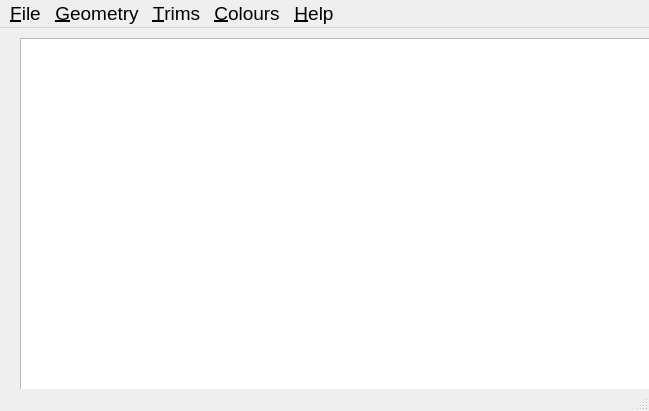
<?xml version="1.0" encoding="UTF-8"?>
<ui version="4.0">
 <class>setgeommain</class>
 <widget class="QMainWindow" name="setgeommain">
  <property name="geometry">
   <rect>
    <x>0</x>
    <y>0</y>
    <width>649</width>
    <height>411</height>
   </rect>
  </property>
  <property name="windowTitle">
   <string>Set up geometry</string>
  </property>
  <widget class="QWidget" name="centralwidget">
   <widget class="QListWidget" name="geomlist">
    <property name="geometry">
     <rect>
      <x>20</x>
      <y>10</y>
      <width>641</width>
      <height>361</height>
     </rect>
    </property>
    <property name="font">
     <font>
      <pointsize>13</pointsize>
     </font>
    </property>
    <property name="toolTip">
     <string>This is a list of the current geometries</string>
    </property>
   </widget>
  </widget>
  <widget class="QMenuBar" name="menubar">
   <property name="geometry">
    <rect>
     <x>0</x>
     <y>0</y>
     <width>649</width>
     <height>27</height>
    </rect>
   </property>
   <property name="font">
    <font>
     <pointsize>14</pointsize>
    </font>
   </property>
   <widget class="QMenu" name="menu_File">
    <property name="title">
     <string>&amp;File</string>
    </property>
    <addaction name="action_New_config"/>
    <addaction name="action_Load_working_config"/>
    <addaction name="action_Load_config"/>
    <addaction name="separator"/>
    <addaction name="action_Save_working_config"/>
    <addaction name="action_Save_config"/>
    <addaction name="action_Save_config_as"/>
    <addaction name="separator"/>
    <addaction name="action_Quit"/>
   </widget>
   <widget class="QMenu" name="menu_Grayscale">
    <property name="title">
     <string>&amp;Geometry</string>
    </property>
    <addaction name="action_Create_Geometry"/>
    <addaction name="action_Clone_Geometry"/>
    <addaction name="action_Edit_Geometry"/>
    <addaction name="action_Delete_Geometry"/>
   </widget>
   <widget class="QMenu" name="menu_Help">
    <property name="title">
     <string>&amp;Help</string>
    </property>
    <addaction name="action_about_GSetgeom"/>
   </widget>
   <widget class="QMenu" name="menu_Trims">
    <property name="title">
     <string>&amp;Trims</string>
    </property>
    <addaction name="action_Edit_Trims"/>
    <addaction name="action_Edit_Limits"/>
   </widget>
   <widget class="QMenu" name="menu_Colours">
    <property name="title">
     <string>&amp;Colours</string>
    </property>
    <addaction name="action_Set_RA_and_Dec_Colours"/>
   </widget>
   <addaction name="menu_File"/>
   <addaction name="menu_Grayscale"/>
   <addaction name="menu_Trims"/>
   <addaction name="menu_Colours"/>
   <addaction name="menu_Help"/>
  </widget>
  <widget class="QStatusBar" name="statusbar"/>
  <action name="action_Load_config">
   <property name="text">
    <string>&amp;Load config</string>
   </property>
   <property name="toolTip">
    <string>Open a configureation file</string>
   </property>
   <property name="statusTip">
    <string>Open a configureation file</string>
   </property>
   <property name="font">
    <font>
     <pointsize>14</pointsize>
    </font>
   </property>
   <property name="shortcut">
    <string>Ctrl+O</string>
   </property>
  </action>
  <action name="action_Save_config">
   <property name="text">
    <string>&amp;Save config</string>
   </property>
   <property name="font">
    <font>
     <pointsize>14</pointsize>
    </font>
   </property>
   <property name="shortcut">
    <string>Ctrl+S</string>
   </property>
  </action>
  <action name="action_Save_config_as">
   <property name="text">
    <string>Save config &amp;as</string>
   </property>
   <property name="toolTip">
    <string>Save config in aplternative file</string>
   </property>
   <property name="statusTip">
    <string>Save config in aplternative file</string>
   </property>
   <property name="font">
    <font>
     <pointsize>14</pointsize>
    </font>
   </property>
   <property name="shortcut">
    <string>Ctrl+Shift+S</string>
   </property>
  </action>
  <action name="action_Quit">
   <property name="text">
    <string>&amp;Quit</string>
   </property>
   <property name="toolTip">
    <string>Quit program</string>
   </property>
   <property name="statusTip">
    <string>Quit program</string>
   </property>
   <property name="font">
    <font>
     <pointsize>14</pointsize>
    </font>
   </property>
   <property name="shortcut">
    <string>Ctrl+Q</string>
   </property>
  </action>
  <action name="action_Load_Image_file">
   <property name="text">
    <string>Load &amp;Image file</string>
   </property>
   <property name="toolTip">
    <string>Load Image file for display</string>
   </property>
   <property name="statusTip">
    <string>Load Image file for display</string>
   </property>
   <property name="font">
    <font>
     <pointsize>14</pointsize>
    </font>
   </property>
   <property name="shortcut">
    <string>Ctrl+I</string>
   </property>
  </action>
  <action name="action_Edit_Geometry">
   <property name="text">
    <string>&amp;Edit Geometry</string>
   </property>
   <property name="toolTip">
    <string>Edit Geometry</string>
   </property>
   <property name="statusTip">
    <string>Edit Geometry</string>
   </property>
   <property name="font">
    <font>
     <pointsize>14</pointsize>
    </font>
   </property>
   <property name="shortcut">
    <string>Ctrl+E</string>
   </property>
  </action>
  <action name="action_about_GSetgeom">
   <property name="text">
    <string>&amp;About SetGeom</string>
   </property>
   <property name="font">
    <font>
     <pointsize>14</pointsize>
    </font>
   </property>
  </action>
  <action name="action_New_config">
   <property name="text">
    <string>&amp;New config</string>
   </property>
   <property name="toolTip">
    <string>Create new config file</string>
   </property>
   <property name="statusTip">
    <string>Create new config file</string>
   </property>
   <property name="font">
    <font>
     <pointsize>14</pointsize>
    </font>
   </property>
   <property name="shortcut">
    <string>Ctrl+N</string>
   </property>
  </action>
  <action name="action_Create_Geometry">
   <property name="text">
    <string>&amp;Create Geometry</string>
   </property>
   <property name="toolTip">
    <string>Create new Geometry</string>
   </property>
   <property name="statusTip">
    <string>Create new Geometry</string>
   </property>
   <property name="font">
    <font>
     <pointsize>14</pointsize>
    </font>
   </property>
   <property name="shortcut">
    <string>Ctrl+C</string>
   </property>
  </action>
  <action name="action_Delete_Geometry">
   <property name="text">
    <string>&amp;Delete Geometry</string>
   </property>
   <property name="iconText">
    <string>Delete Selected Geometry</string>
   </property>
   <property name="toolTip">
    <string>Delete Selected Geometry</string>
   </property>
   <property name="font">
    <font>
     <pointsize>14</pointsize>
    </font>
   </property>
   <property name="shortcut">
    <string>Del</string>
   </property>
  </action>
  <action name="action_Load_working_config">
   <property name="text">
    <string>Load &amp;working config</string>
   </property>
   <property name="toolTip">
    <string>Load the config file used by other software</string>
   </property>
   <property name="statusTip">
    <string>Save to config in use by other software</string>
   </property>
   <property name="font">
    <font>
     <pointsize>14</pointsize>
    </font>
   </property>
   <property name="shortcut">
    <string>Ctrl+L</string>
   </property>
  </action>
  <action name="action_Save_working_config">
   <property name="text">
    <string>Save working config</string>
   </property>
   <property name="toolTip">
    <string>Save the config file used b y other software</string>
   </property>
   <property name="statusTip">
    <string>Save the config file used b y other software</string>
   </property>
   <property name="font">
    <font>
     <pointsize>14</pointsize>
    </font>
   </property>
   <property name="shortcut">
    <string>Alt+S</string>
   </property>
  </action>
  <action name="action_Clone_Geometry">
   <property name="text">
    <string>Clone &amp;Geometry</string>
   </property>
   <property name="iconText">
    <string>Clone Geometry</string>
   </property>
   <property name="toolTip">
    <string>Make a new geometry based on existing one</string>
   </property>
   <property name="statusTip">
    <string>Make a new geometry based on existing one</string>
   </property>
   <property name="font">
    <font>
     <pointsize>14</pointsize>
    </font>
   </property>
   <property name="shortcut">
    <string>Ctrl+G</string>
   </property>
  </action>
  <action name="action_Set_Geometry">
   <property name="text">
    <string>Set &amp;Geometry</string>
   </property>
   <property name="toolTip">
    <string>Set width  and height of display window</string>
   </property>
   <property name="statusTip">
    <string>Set width  and height of display window</string>
   </property>
   <property name="font">
    <font>
     <pointsize>14</pointsize>
    </font>
   </property>
   <property name="shortcut">
    <string>Ctrl+H</string>
   </property>
  </action>
  <action name="action_Edit_Trims">
   <property name="text">
    <string>Edit &amp;Trims</string>
   </property>
   <property name="font">
    <font>
     <pointsize>14</pointsize>
    </font>
   </property>
   <property name="shortcut">
    <string>Ctrl+T</string>
   </property>
  </action>
  <action name="action_Edit_Limits">
   <property name="text">
    <string>Edit &amp;Limits</string>
   </property>
   <property name="statusTip">
    <string>Edit maximum usable image</string>
   </property>
   <property name="font">
    <font>
     <pointsize>14</pointsize>
    </font>
   </property>
   <property name="shortcut">
    <string>Ctrl+Shift+L</string>
   </property>
  </action>
  <action name="action_Set_RA_and_Dec_Colours">
   <property name="text">
    <string>Set &amp;RA and Dec Colours</string>
   </property>
   <property name="font">
    <font>
     <pointsize>14</pointsize>
    </font>
   </property>
   <property name="shortcut">
    <string>Ctrl+R</string>
   </property>
  </action>
 </widget>
 <resources/>
 <connections/>
</ui>
